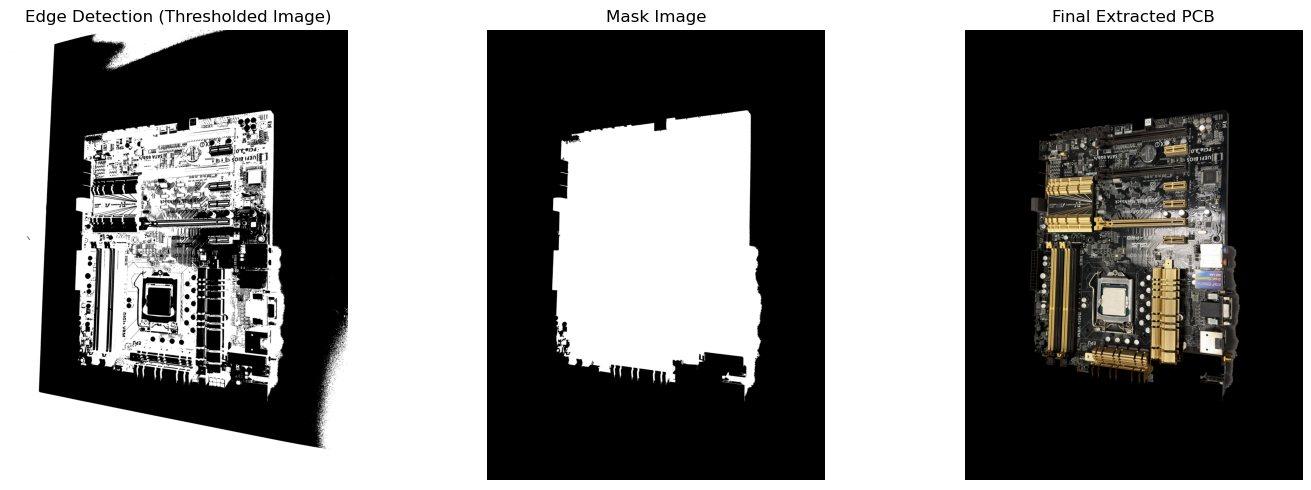

Recreate this plot in Python.
import cv2
import numpy as np
import matplotlib.pyplot as plt

image_path = 'C:/Users/PC/Documents/GitHub/motherboard_image.JPEG'

image = cv2.imread(image_path)

gray = cv2.cvtColor(image, cv2.COLOR_BGR2GRAY)

blurred = cv2.GaussianBlur(gray, (5, 5), 0)

_, thresh = cv2.threshold(blurred, 0, 255, cv2.THRESH_BINARY_INV + cv2.THRESH_OTSU)

contours, _ = cv2.findContours(thresh, cv2.RETR_EXTERNAL, cv2.CHAIN_APPROX_SIMPLE)

largest_contour = max(contours, key=cv2.contourArea)

mask = np.zeros(gray.shape, np.uint8)
cv2.drawContours(mask, [largest_contour], 0, 255, -1)

result = cv2.bitwise_and(image, image, mask=mask)

plt.figure(figsize=(15, 5))

plt.subplot(1, 3, 1)
plt.title('Edge Detection (Thresholded Image)')
plt.imshow(thresh, cmap='gray')
plt.axis('off')

plt.subplot(1, 3, 2)
plt.title('Mask Image')
plt.imshow(mask, cmap='gray')
plt.axis('off')

plt.subplot(1, 3, 3)
plt.title('Final Extracted PCB')
plt.imshow(cv2.cvtColor(result, cv2.COLOR_BGR2RGB))
plt.axis('off')

plt.tight_layout()
plt.show()

output_path = 'extracted_pcb.jpg'
cv2.imwrite(output_path, result)
print(f"Extracted PCB saved at: {output_path}")
